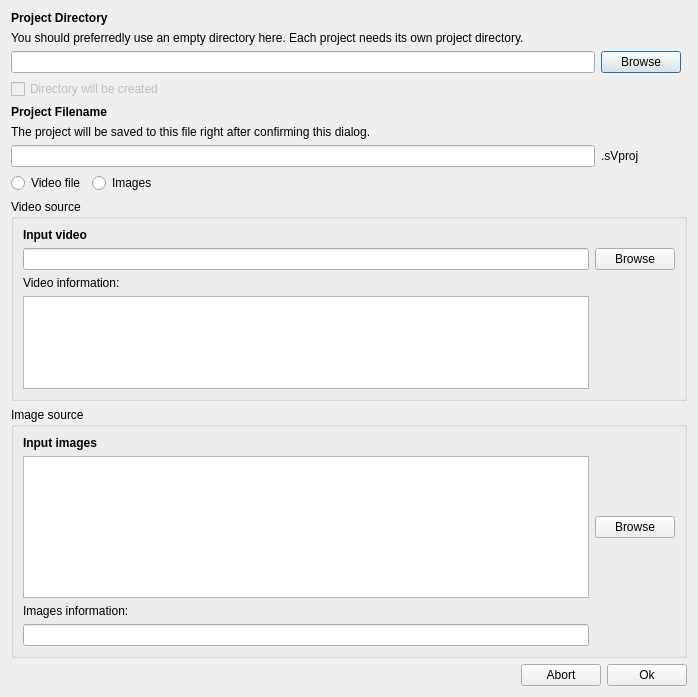
<?xml version="1.0" encoding="UTF-8"?>
<ui version="4.0">
 <class>NewProjectDialog</class>
 <widget class="QDialog" name="NewProjectDialog">
  <property name="geometry">
   <rect>
    <x>0</x>
    <y>0</y>
    <width>698</width>
    <height>697</height>
   </rect>
  </property>
  <property name="windowTitle">
   <string>New slowmo Project</string>
  </property>
  <layout class="QGridLayout" name="gridLayout">
   <item row="2" column="0">
    <widget class="QLineEdit" name="projectDir"/>
   </item>
   <item row="2" column="1" colspan="5">
    <widget class="QPushButton" name="browseProjectDir">
     <property name="text">
      <string>Browse</string>
     </property>
    </widget>
   </item>
   <item row="16" column="0" colspan="7">
    <layout class="QHBoxLayout" name="horizontalLayout">
     <item>
      <spacer name="horizontalSpacer">
       <property name="orientation">
        <enum>Qt::Horizontal</enum>
       </property>
       <property name="sizeHint" stdset="0">
        <size>
         <width>40</width>
         <height>20</height>
        </size>
       </property>
      </spacer>
     </item>
     <item>
      <widget class="QPushButton" name="bAbort">
       <property name="text">
        <string>Abort</string>
       </property>
      </widget>
     </item>
     <item>
      <widget class="QPushButton" name="bOk">
       <property name="sizePolicy">
        <sizepolicy hsizetype="Preferred" vsizetype="Fixed">
         <horstretch>0</horstretch>
         <verstretch>0</verstretch>
        </sizepolicy>
       </property>
       <property name="text">
        <string>Ok</string>
       </property>
      </widget>
     </item>
    </layout>
   </item>
   <item row="3" column="0" colspan="6">
    <widget class="QCheckBox" name="cbDirectoryCreated">
     <property name="enabled">
      <bool>false</bool>
     </property>
     <property name="text">
      <string>Directory will be created</string>
     </property>
     <property name="checkable">
      <bool>true</bool>
     </property>
     <property name="checked">
      <bool>false</bool>
     </property>
    </widget>
   </item>
   <item row="11" column="0" rowspan="2" colspan="7">
    <widget class="QGroupBox" name="groupVideo">
     <property name="title">
      <string>Video source</string>
     </property>
     <layout class="QGridLayout" name="gridLayout_2">
      <item row="1" column="0">
       <widget class="QLineEdit" name="inputVideo"/>
      </item>
      <item row="1" column="1">
       <widget class="QPushButton" name="browseInputVideo">
        <property name="text">
         <string>Browse</string>
        </property>
       </widget>
      </item>
      <item row="2" column="0">
       <widget class="QLabel" name="lblcVideoInfo">
        <property name="text">
         <string>Video information:</string>
        </property>
       </widget>
      </item>
      <item row="3" column="0">
       <widget class="QPlainTextEdit" name="txtVideoInfo">
        <property name="baseSize">
         <size>
          <width>600</width>
          <height>0</height>
         </size>
        </property>
        <property name="focusPolicy">
         <enum>Qt::NoFocus</enum>
        </property>
        <property name="readOnly">
         <bool>true</bool>
        </property>
       </widget>
      </item>
      <item row="0" column="0">
       <widget class="QLabel" name="lblcInputVideo">
        <property name="font">
         <font>
          <weight>75</weight>
          <bold>true</bold>
         </font>
        </property>
        <property name="text">
         <string>Input video</string>
        </property>
       </widget>
      </item>
     </layout>
    </widget>
   </item>
   <item row="13" column="0" colspan="7">
    <widget class="QGroupBox" name="groupImages">
     <property name="title">
      <string>Image source</string>
     </property>
     <layout class="QGridLayout" name="gridLayout_3">
      <item row="0" column="0">
       <widget class="QLabel" name="lblcInputImages">
        <property name="font">
         <font>
          <weight>75</weight>
          <bold>true</bold>
         </font>
        </property>
        <property name="text">
         <string>Input images</string>
        </property>
       </widget>
      </item>
      <item row="1" column="1">
       <widget class="QPushButton" name="browseInputImages">
        <property name="text">
         <string>Browse</string>
        </property>
       </widget>
      </item>
      <item row="3" column="0">
       <widget class="QLabel" name="lblcImageInfo">
        <property name="text">
         <string>Images information:</string>
        </property>
       </widget>
      </item>
      <item row="1" column="0">
       <widget class="QListWidget" name="inputImages"/>
      </item>
      <item row="4" column="0">
       <widget class="QLineEdit" name="txtImageInfo">
        <property name="readOnly">
         <bool>true</bool>
        </property>
       </widget>
      </item>
     </layout>
    </widget>
   </item>
   <item row="8" column="0" colspan="7">
    <layout class="QHBoxLayout" name="horizontalLayout_2">
     <item>
      <widget class="QRadioButton" name="radioVideo">
       <property name="text">
        <string>Video file</string>
       </property>
      </widget>
     </item>
     <item>
      <widget class="QRadioButton" name="radioImages">
       <property name="text">
        <string>Images</string>
       </property>
      </widget>
     </item>
     <item>
      <spacer name="horizontalSpacer_2">
       <property name="orientation">
        <enum>Qt::Horizontal</enum>
       </property>
       <property name="sizeHint" stdset="0">
        <size>
         <width>40</width>
         <height>20</height>
        </size>
       </property>
      </spacer>
     </item>
    </layout>
   </item>
   <item row="15" column="0" colspan="7">
    <spacer name="verticalSpacer">
     <property name="orientation">
      <enum>Qt::Vertical</enum>
     </property>
     <property name="sizeHint" stdset="0">
      <size>
       <width>20</width>
       <height>40</height>
      </size>
     </property>
    </spacer>
   </item>
   <item row="0" column="0">
    <widget class="QLabel" name="lblcProjectDir">
     <property name="font">
      <font>
       <weight>75</weight>
       <bold>true</bold>
      </font>
     </property>
     <property name="text">
      <string>Project Directory</string>
     </property>
    </widget>
   </item>
   <item row="4" column="0">
    <widget class="QLabel" name="lblcProjectFilename">
     <property name="font">
      <font>
       <weight>75</weight>
       <bold>true</bold>
      </font>
     </property>
     <property name="text">
      <string>Project Filename</string>
     </property>
    </widget>
   </item>
   <item row="6" column="0">
    <widget class="QLineEdit" name="projectFilename"/>
   </item>
   <item row="6" column="1" colspan="5">
    <widget class="QLabel" name="lblcFilenameExtension">
     <property name="text">
      <string>.sVproj</string>
     </property>
    </widget>
   </item>
   <item row="1" column="0" colspan="6">
    <widget class="QLabel" name="label">
     <property name="text">
      <string>You should preferredly use an empty directory here. Each project needs its own project directory.</string>
     </property>
     <property name="wordWrap">
      <bool>true</bool>
     </property>
    </widget>
   </item>
   <item row="5" column="0" colspan="6">
    <widget class="QLabel" name="label_2">
     <property name="text">
      <string>The project will be saved to this file right after confirming this dialog.</string>
     </property>
     <property name="wordWrap">
      <bool>true</bool>
     </property>
    </widget>
   </item>
  </layout>
 </widget>
 <tabstops>
  <tabstop>projectDir</tabstop>
  <tabstop>browseProjectDir</tabstop>
  <tabstop>cbDirectoryCreated</tabstop>
  <tabstop>projectFilename</tabstop>
  <tabstop>radioVideo</tabstop>
  <tabstop>radioImages</tabstop>
  <tabstop>inputVideo</tabstop>
  <tabstop>browseInputVideo</tabstop>
  <tabstop>inputImages</tabstop>
  <tabstop>browseInputImages</tabstop>
  <tabstop>txtImageInfo</tabstop>
  <tabstop>bAbort</tabstop>
  <tabstop>bOk</tabstop>
 </tabstops>
 <resources/>
 <connections/>
</ui>
